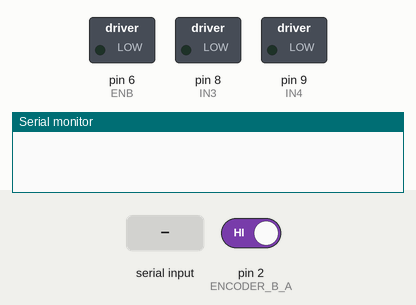
Bench run of a sketch on a simulated Arduino Uno, built with avr-gcc and run on an emulated ATmega328P. On the bench: switched loads named in the sketch (green lamp = pin HIGH), the last lines printed to the serial monitor. The inputs (shaded band) are chosen by the test bench; at power-on: pin 2 (ENCODER_B_A) HIGH.

Above: at 1.2 s.
1.3 s: "f" received over Serial
At 1.6 s:
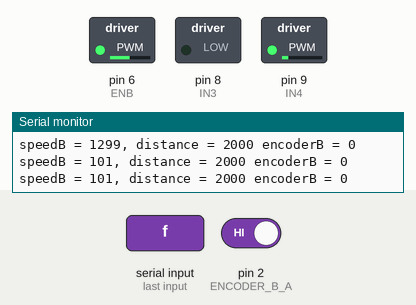
2.8 s: "s" received over Serial
At 3.9 s:
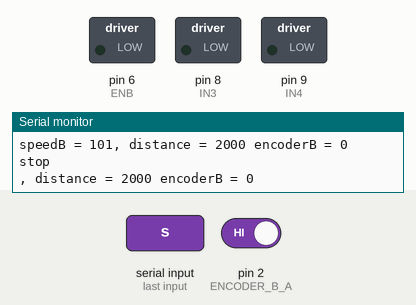
4.3 s: "b" received over Serial
At 5.1 s:
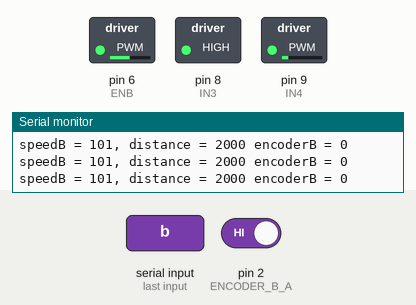
Timing chart, 0 to 7.3 s (numbered marks = the images above; inputs shaded):
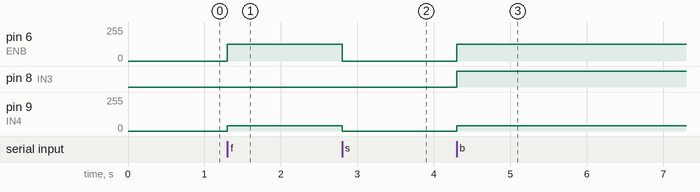

Measured:
- after the input at 1.3 s, pin 6 (ENB): 0/255 → 125/255 at once; pin 9 (IN4): 0/255 → 40/255 at once
- after the input at 2.8 s, pin 6 (ENB): 125/255 → 0/255 at once; pin 9 (IN4): 40/255 → 0/255 at once
- after the input at 4.3 s, pin 6 (ENB): 0/255 → 125/255 at once; pin 8 (IN3): LOW → HIGH at once; pin 9 (IN4): 0/255 → 40/255 at once

The sketch:

encoder_02.ino
```cpp
// L298N motor driver
//
#define ENB 6
#define IN3 8
#define IN4 9

#define ENCODER_B_A 2
#define ENCODER_B_B A0

byte encoderBLast;
bool encoderBDir = true;
int encoderBCount = 0;
bool active_A = false;

int distance= 0;

void ISR_encoderB() {
  byte encoderBA = digitalRead(ENCODER_B_A);

  // 방향체크
  if (encoderBLast == LOW && encoderBA == HIGH) {
    byte encoderBB = digitalRead(ENCODER_B_B);
    if (encoderBB == LOW) {
      encoderBDir = true;
    } else if (encoderBB == HIGH) {
      encoderBDir = false;
    }
  }
  encoderBLast = encoderBA;

  // 회전 카운트
  if (encoderBDir) {
    encoderBCount++;
  } else {
    encoderBCount--;
  }

  if(distance == encoderBCount) {
    dc_stop();
  }


}

void setup() {
  Serial.begin(115200);

  pinMode(ENB, OUTPUT);
  pinMode(IN3, OUTPUT);
  pinMode(IN4, OUTPUT);

  pinMode(ENCODER_B_A, INPUT);
  pinMode(ENCODER_B_B, INPUT);

  attachInterrupt(digitalPinToInterrupt(ENCODER_B_A), ISR_encoderB, FALLING);


}

unsigned long lastTime = 0;
bool logging = false;
int speed = 40;

void loop() {

  if (Serial.available()) {
    char cmd = Serial.read();
    if (cmd == 'f') {
      Serial.println("forward");
      distance = 2000;

      dc_forward();
      logging = true;
    } if (cmd == 'b') {
      Serial.println("backward");
      distance = 2000;
      dc_backward();
      logging = true;
    } else if (cmd == 's') {
      Serial.println("stop");

      Serial.print(", distance = ");
      Serial.print(distance);

      Serial.print(" encoderB = ");
      Serial.print(encoderBCount);

      dc_stop();
      logging = false;
    }
  }

  unsigned long currTime = millis();
  if (active_A && (currTime - lastTime > 100)) {
    Serial.print("speedB = ");
    Serial.print(currTime - lastTime);

    Serial.print(", distance = ");
    Serial.print(distance);

    Serial.print(" encoderB = ");
    Serial.print(encoderBCount);

    Serial.println();
    lastTime = currTime;
  }

}


void dc_backward()
{
  if(!active_A) {
    digitalWrite(IN3, HIGH);

    //digitalWrite(IN4, LOW);
    // 모터 스피드 pwm
    analogWrite(IN4, speed);

    analogWrite(ENB, 125);

    //동작시작
    active_A = true;
  }
}

void dc_forward()
{
  if(!active_A) {
    digitalWrite(IN3, LOW);

    //digitalWrite(IN4, HIGH);
    analogWrite(IN4, speed); // 모터 스피드 pwm

    analogWrite(ENB, 125);

    //동작시작
    active_A = true;
  }
}

void dc_stop()
{
  if(active_A) {
    digitalWrite(IN3, LOW);
    digitalWrite(IN4, LOW);
    analogWrite(ENB, 0);

    //동작시작
    active_A = false;
  }
}
```
